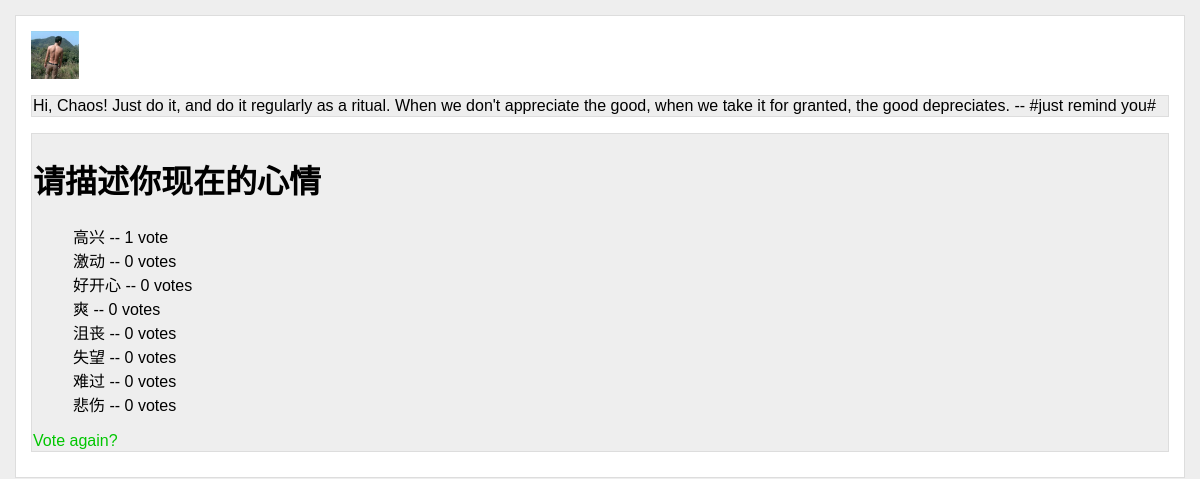
Before: /polls/1/results/ with the older database file.
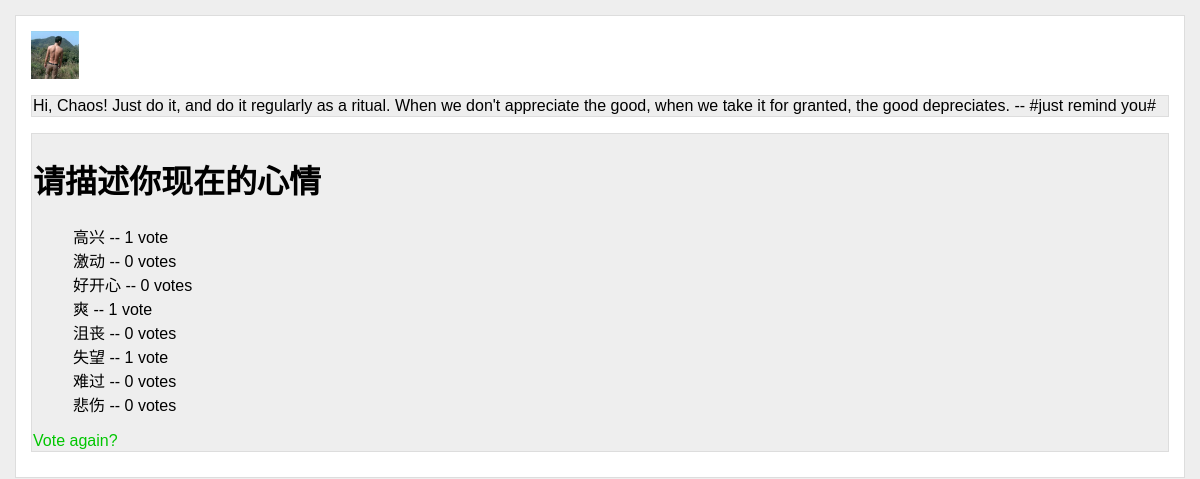
After: the same page with the newer database file.
### polls/models.py (models this page shows, shortened)
@python_2_unicode_compatible
class Choice(models.Model):
    question = models.ForeignKey(Question)
    choice_text = models.CharField('选项', max_length=200)
    votes = models.IntegerField('票数', default=0)

### polls/views.py (the view)
# urls.py: url(r'^(?P<pk>[0-9]+)/results/$', views.ResultsView.as_view(), name='results'),
class ResultsView(generic.DetailView):
    model = Question
    template_name = 'polls/results.html'

### polls/templates/polls/results.html
{% extends 'polls/base.html' %}
{% block content %}
<div class="detail">
<h1>{{ question.question_text }}</h1>
<ul>
{% for choice in question.choice_set.all %}
    <li>{{ choice.choice_text }} -- {{ choice.votes }} vote{{ choice.votes|pluralize }}</li>
{% endfor %}
</ul>
<a href="{% url 'polls:detail' question.id %}">Vote again?</a>
</div>
{% endblock %}

Changed rows visible on the page:
changed Choice (number 4 of 8 on the later page): votes "0" → "1"
changed Choice "失望": votes "0" → "1"
